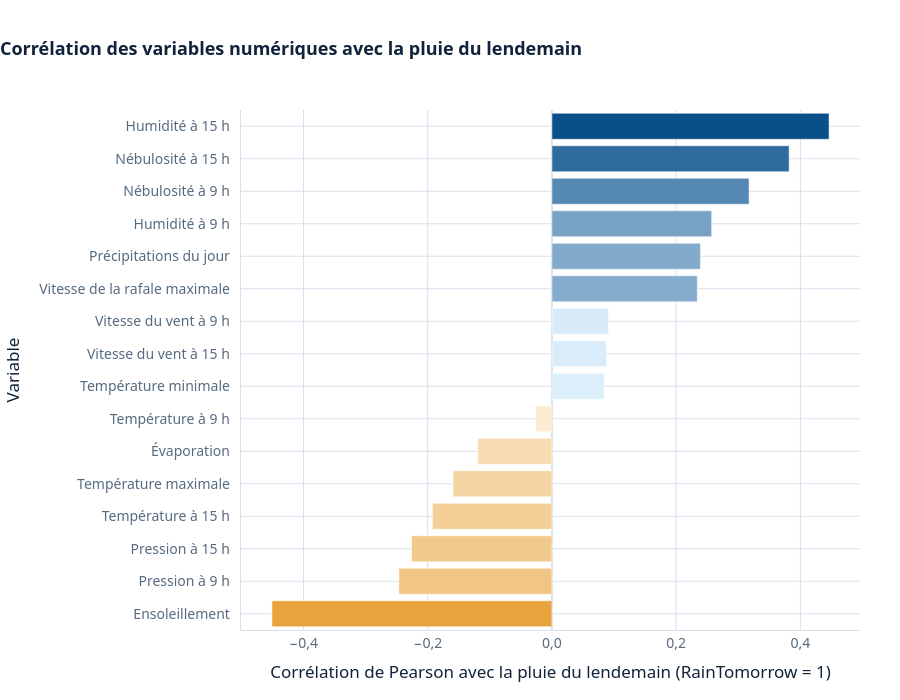

The notebook cell this image was saved under:
### Code cell
# CELL 38: Exploration : corrélation des variables avec la cible

fig = graphique_correlation_cible(app['exploration_correlations_cible.csv'])
fig.write_image(dossier_figures + 'graphique_correlation_cible.png', width=1200)
fig.show()

### Figure 1 — Plotly figure (JSON) as saved in the notebook; plotly's stock layout.template omitted (floating-point values rounded to 4 significant figures)
{"data": [{"customdata": ["MinTemp", "WindSpeed3pm", "WindSpeed9am", "WindGustSpeed", "Rainfall", "Humidity9am", "Cloud9am", "Cloud3pm", "Humidity3pm"], "hovertemplate": "%{y} (%{customdata})<br>Corrélation : %{x:,.3f}<extra></extra>", "marker": {"cmax": 0.4462, "cmin": 0.08394, "color": [0.08394, 0.08782, 0.09099, 0.234, 0.239, 0.2572, 0.3174, 0.3819, 0.4462], "colorscale": [[0, "#DCEEFA"], [1, "#0B4F8A"]]}, "orientation": "h", "showlegend": false, "type": "bar", "x": [0.08394, 0.08782, 0.09099, 0.234, 0.239, 0.2572, 0.3174, 0.3819, 0.4462], "y": ["Température minimale", "Vitesse du vent à 15 h", "Vitesse du vent à 9 h", "Vitesse de la rafale maximale", "Précipitations du jour", "Humidité à 9 h", "Nébulosité à 9 h", "Nébulosité à 15 h", "Humidité à 15 h"]}, {"customdata": ["Sunshine", "Pressure9am", "Pressure3pm", "Temp3pm", "MaxTemp", "Evaporation", "Temp9am"], "hovertemplate": "%{y} (%{customdata})<br>Corrélation : %{x:,.3f}<extra></extra>", "marker": {"cmax": 0.4508, "cmin": 0.02569, "color": [0.4508, 0.2464, 0.226, 0.1924, 0.1592, 0.1193, 0.02569], "colorscale": [[0, "#FBEBD2"], [1, "#E8A33D"]]}, "orientation": "h", "showlegend": false, "type": "bar", "x": [-0.4508, -0.2464, -0.226, -0.1924, -0.1592, -0.1193, -0.02569], "y": ["Ensoleillement", "Pression à 9 h", "Pression à 15 h", "Température à 15 h", "Température maximale", "Évaporation", "Température à 9 h"]}], "layout": {"font": {"color": "#10233A", "family": "Geist, system-ui, -apple-system, \"Segoe UI\", sans-serif", "size": 14}, "height": 700, "hoverlabel": {"bgcolor": "#FFFFFF", "font": {"color": "#10233A", "family": "Geist, system-ui, -apple-system, \"Segoe UI\", sans-serif"}}, "legend": {"font": {"color": "#566B80"}, "orientation": "h", "x": 0, "y": 1.02, "yanchor": "bottom"}, "margin": {"b": 70, "l": 80, "r": 40, "t": 110}, "paper_bgcolor": "rgba(0,0,0,0)", "plot_bgcolor": "#FFFFFF", "separators": ", ", "title": {"font": {"color": "#10233A", "family": "\"Plus Jakarta Sans\", system-ui, -apple-system, \"Segoe UI\", sans-serif", "size": 18, "weight": 600}, "text": "Corrélation des variables numériques avec la pluie du lendemain", "x": 0, "xanchor": "left"}, "xaxis": {"dtick": 0.2, "gridcolor": "#D6E1EC", "linecolor": "#D6E1EC", "tickfont": {"color": "#566B80"}, "tickformat": ",.1f", "title": {"font": {"color": "#10233A"}, "text": "Corrélation de Pearson avec la pluie du lendemain (RainTomorrow = 1)"}, "zerolinecolor": "#D6E1EC"}, "yaxis": {"categoryarray": ["Ensoleillement", "Pression à 9 h", "Pression à 15 h", "Température à 15 h", "Température maximale", "Évaporation", "Température à 9 h", "Température minimale", "Vitesse du vent à 15 h", "Vitesse du vent à 9 h", "Vitesse de la rafale maximale", "Précipitations du jour", "Humidité à 9 h", "Nébulosité à 9 h", "Nébulosité à 15 h", "Humidité à 15 h"], "categoryorder": "array", "gridcolor": "#D6E1EC", "linecolor": "#D6E1EC", "tickfont": {"color": "#566B80"}, "ticksuffix": "  ", "title": {"font": {"color": "#10233A"}, "text": "Variable"}, "zerolinecolor": "#D6E1EC"}}}
